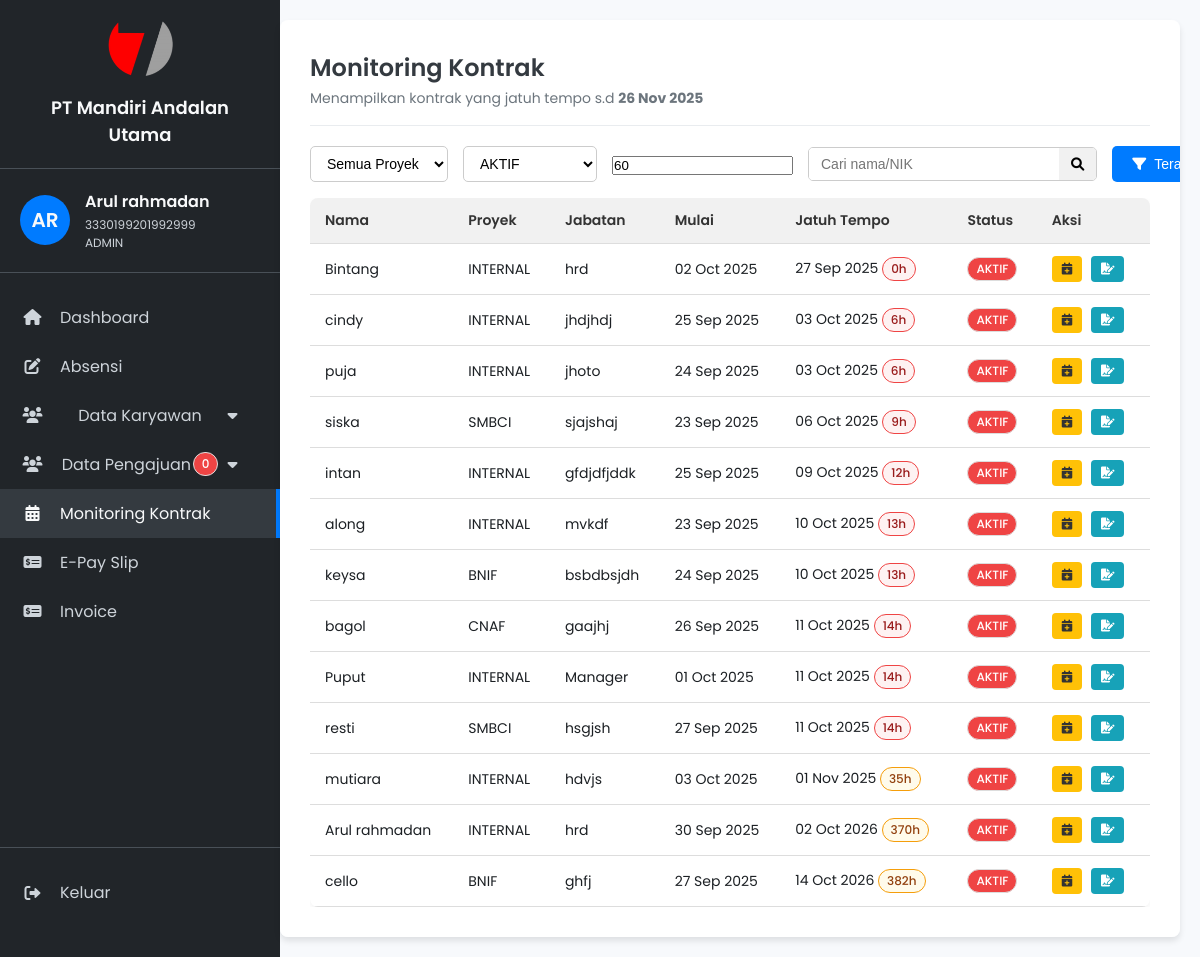
The page /admin/monitoring_kontrak/monitoring_kontrak.php (signed in) on the database its author committed.
### tables this page shows
CREATE TABLE `karyawan` (
  `id_karyawan` bigint(20) UNSIGNED NOT NULL,
  `nama_karyawan` varchar(255) DEFAULT NULL,
  `jabatan` varchar(100) DEFAULT NULL,
  `jenis_kelamin` varchar(50) DEFAULT NULL,
  `tempat_lahir` varchar(100) DEFAULT NULL,
  `tanggal_lahir` date DEFAULT NULL,
  `alamat` varchar(255) DEFAULT NULL,
  `alamat_tinggal` varchar(255) DEFAULT NULL,
  `rt_rw` varchar(10) DEFAULT NULL,
  `kelurahan` varchar(100) DEFAULT NULL,
  `kecamatan` varchar(100) DEFAULT NULL,
  `kota_kabupaten` varchar(100) DEFAULT NULL,
  `nik_ktp` varchar(20) DEFAULT NULL,
  `pendidikan_terakhir` varchar(100) DEFAULT NULL,
  `no_hp` varchar(20) DEFAULT NULL,
  `alamat_email` varchar(255) DEFAULT NULL,
  `no_kk` varchar(20) DEFAULT NULL,
  `nama_ayah` varchar(100) DEFAULT NULL,
  `nama_ibu` varchar(100) DEFAULT NULL,
  `nik_karyawan` varchar(50) DEFAULT NULL,
  `nip` varchar(50) DEFAULT NULL,
  `penempatan` varchar(100) DEFAULT NULL,
  `nama_user` varchar(100) DEFAULT NULL,
  `kota` varchar(100) DEFAULT NULL,
  `area` varchar(100) DEFAULT NULL,
  `nomor_kontrak` varchar(100) DEFAULT NULL,
  `tanggal_pembuatan_pks` date DEFAULT NULL,
  `nomor_surat_tugas` varchar(100) DEFAULT NULL,
  `masa_penugasan` varchar(100) DEFAULT NULL,
  `tgl_aktif_masuk` date DEFAULT NULL,
  `join_date` date DEFAULT NULL,
  `end_date` date DEFAULT NULL,
  `end_date_pks` date DEFAULT NULL,
  `end_of_contract` date DEFAULT NULL,
  `status_karyawan` varchar(50) DEFAULT NULL,
  `status` varchar(50) DEFAULT NULL,
  `tgl_resign` date DEFAULT NULL,
  `cabang` varchar(100) DEFAULT NULL,
  `job` varchar(100) DEFAULT NULL,
  `channel` varchar(100) DEFAULT NULL,
  `tgl_rmu` date DEFAULT NULL,
  `nomor_rekening` varchar(50) DEFAULT NULL,
  `nama_bank` varchar(50) DEFAULT NULL,
  `gapok` decimal(10,2) DEFAULT NULL,
  `umk_ump` decimal(10,2) DEFAULT NULL,
  `tanggal_pernyataan` date DEFAULT NULL,
  `npwp` varchar(50) DEFAULT NULL,
  `status_pajak` varchar(50) DEFAULT NULL,
  `recruitment_officer` varchar(100) DEFAULT NULL,
  `team_leader` varchar(100) DEFAULT NULL,
  `recruiter` varchar(100) DEFAULT NULL,
  `tl` varchar(100) DEFAULT NULL,
  `manager` varchar(100) DEFAULT NULL,
  `nama_sm` varchar(100) DEFAULT NULL,
  `nama_sh` varchar(100) DEFAULT NULL,
  `sales_code` varchar(50) DEFAULT NULL,
  `nomor_reff` varchar(50) DEFAULT NULL,
  `no_bpjamsostek` varchar(50) DEFAULT NULL,
  `no_bpjs_kes` varchar(50) DEFAULT NULL,
  `role` enum('HRD','KARYAWAN','ADMIN') DEFAULT NULL,
  `proyek` enum('ALLO','MOLADIN','NOBU','CIMB','CNAF','BNIF','SMBCI','INTERNAL') DEFAULT NULL,
  `surat_tugas` varchar(255) DEFAULT NULL
);

### admin/config.php (called while the page is built, shortened)
<?php
function e($string) {
    return htmlspecialchars($string, ENT_QUOTES, 'UTF-8');
}
?>

### admin/monitoring_kontrak/monitoring_kontrak.php (the view, shortened to what this page needs)
<?php
require '../config.php';
function dmy($v){ if(!$v) return '-'; $t=strtotime($v); return $t?date('d M Y',$t):$v; }
function safe_iso($v){
  $d = date_create($v);
  return $d ? $d->format('Y-m-d') : null;
}
$filter_status  = $_GET['status'] ?? 'AKTIF';
$due_in_days    = (int)($_GET['due_in_days'] ?? 60);
$search         = trim($_GET['s'] ?? '');
$today     = date('Y-m-d');
$due_limit = date('Y-m-d', strtotime("+$due_in_days days"));
$id_karyawan_admin = $_SESSION['id_karyawan'];
$nama_user_admin = $_SESSION['nama'];
$role_user_admin = $_SESSION['role'];
$stmt_admin_info = $conn->prepare("SELECT nik_ktp, jabatan FROM karyawan WHERE id_karyawan = ?");
$stmt_admin_info->bind_param("i", $id_karyawan_admin);
$stmt_admin_info->execute();
$result_admin_info = $stmt_admin_info->get_result();
$admin_info = $result_admin_info->fetch_assoc();
$sql_pending_requests = "SELECT COUNT(*) AS total_pending FROM pengajuan WHERE status_pengajuan = 'Menunggu'";
$result_pending_requests = $conn->query($sql_pending_requests);
$total_pending = $result_pending_requests->fetch_assoc()['total_pending']??0;
if ($admin_info) {
    $nik_user_admin = $admin_info['nik_ktp'];
} else {
    $nik_user_admin = 'Tidak Ditemukan';
    $jabatan_user_admin = 'Tidak Ditemukan';
}
$sql = "
SELECT
  id_karyawan, nama_karyawan, jabatan, proyek, status, status_karyawan,
  join_date, end_date, end_of_contract, penempatan, cabang, kota, area,
  /* due_date aman: convert -> nullif -> str_to_date */
  COALESCE(
    STR_TO_DATE(NULLIF(CONVERT(end_date          , CHAR), ''), '%Y-%m-%d'),
    STR_TO_DATE(NULLIF(CONVERT(end_of_contract, CHAR), ''), '%Y-%m-%d')
  ) AS due_date
FROM karyawan
WHERE 1=1
";
$params = []; $types = '';
if ($filter_status !== '') {
    $sql .= " AND UPPER(status)=UPPER(?)";
    $params[] = $filter_status; $types .= 's';
}
$sql .= "
  AND (
    (
      STR_TO_DATE(NULLIF(CONVERT(end_date          , CHAR), ''), '%Y-%m-%d') IS NOT NULL
      AND STR_TO_DATE(CONVERT(end_date          , CHAR), '%Y-%m-%d') <= ?
    )
    OR
    (
      STR_TO_DATE(NULLIF(CONVERT(end_of_contract, CHAR), ''), '%Y-%m-%d') IS NOT NULL
      AND STR_TO_DATE(CONVERT(end_of_contract, CHAR), '%Y-%m-%d') <= ?
    )
  )
";
$params[] = $due_limit;
$params[] = $due_limit;
$types   .= 'ss';
$sql .= " ORDER BY due_date ASC, nama_karyawan ASC";
$rows = [];
$stmt = $conn->prepare($sql);
if ($stmt) {
    if ($params) $stmt->bind_param($types, ...$params);
    $stmt->execute();
    $res = $stmt->get_result();
    $rows = $res->fetch_all(MYSQLI_ASSOC);
}
?>
<!DOCTYPE html>
<html lang="id">
<head>
<link rel="stylesheet" href="../style.css">
<link rel="stylesheet" href="https://cdnjs.cloudflare.com/ajax/libs/font-awesome/6.5.2/css/all.min.css">
<link rel="stylesheet" href="https://cdnjs.cloudflare.com/ajax/libs/font-awesome/6.0.0-beta3/css/all.min.css">
</head>
<body>
<div class="container">
  <aside class="sidebar">
    <div class="company-brand">
        <img src="../image/manu.png" class="company-logo">
        <p class="company-name">PT Mandiri Andalan Utama</p>
    </div>
    <div class="user-info">
        <div class="user-avatar"><?= e(strtoupper(substr($nama_user_admin, 0, 2))) ?></div>
        <div class="user-details">
            <p class="user-name"><?= e($nama_user_admin) ?></p>
            <p class="user-id"><?= e($nik_user_admin) ?></p>
            <p class="user-role"><?= e($role_user_admin) ?></p>
        </div>
    </div>
    <nav class="sidebar-nav">
        <ul>
            <li><a href="../dashboard_admin.php"><i class="fas fa-home"></i> Dashboard</a></li>
            <li><a href="../absensi/absensi.php"><i class="fas fa-edit"></i> Absensi </a></li>
            <li class="dropdown-trigger">
                <a href="#" class="dropdown-link"><i class="fas fa-users"></i> Data Karyawan <i class="fas fa-caret-down"></i></a>
            </li>
            <li class="dropdown-trigger">
                <a href="#" class="dropdown-link"><i class="fas fa-users"></i> Data Pengajuan<span class="badge"><?= $total_pending ?></span> <i class="fas fa-caret-down"></i></a>
            </li>
            <li class="active"><a href="../monitoring_kontrak/monitoring_kontrak.php"><i class="fas fa-calendar-alt"></i> Monitoring Kontrak</a></li>
             <li><a href="../payslip/e_payslip_admin.php"><i class="fas fa-money-check-alt"></i> E-Pay Slip</a></li>
              <li><a href="../invoice/invoice.php"><i class="fas fa-money-check-alt"></i> Invoice</a></li>
        </ul>
    </nav>
    <div class="logout-link">
        <a href="../../logout.php"><i class="fas fa-sign-out-alt"></i> Keluar</a>
    </div>
</aside>
  <main class="main-content">
  <div class="main-header">
    <h1>Monitoring Kontrak</h1>
    <span class="current-date">
      Menampilkan kontrak yang jatuh tempo s.d <b><?= e(dmy($due_limit)) ?></b>
    </span>
  </div>
  <div class="toolbar">
    <form class="search-form" method="get">
      <div class="search-filter-container">
        <div class="filter-box">
          <select name="proyek">
            <option value="">Semua Proyek</option>
          </select>
        </div>
        <div class="filter-box">
          <select name="status">
            <?php foreach(['AKTIF','TIDAK AKTIF',''] as $s):
              $label = $s ?: 'Semua Status';
              $sel = ($filter_status===$s)?'selected':''; ?>
              <option value="<?= e($s) ?>" <?= $sel ?>><?= e($label) ?></option>
            <?php endforeach; ?>
          </select>
        </div>
        <div class="filter-box">
          <input type="number" name="due_in_days" min="1"
                  value="<?= e($due_in_days) ?>" placeholder="Hari jatuh tempo">
        </div>
        <div class="search-box">
          <input type="text" name="s" placeholder="Cari nama/NIK" value="<?= e($search) ?>">
          <button type="submit"><i class="fas fa-search"></i></button>
        </div>
        <button class="add-button" type="submit">
          <i class="fas fa-filter"></i> Terapkan
        </button>
      </div>
    </form>
  </div>
  <div class="data-table-container">
    <table>
      <thead>
        <tr>
          <th>Nama</th>
          <th>Proyek</th>
          <th>Jabatan</th>
          <th>Mulai</th>
          <th>Jatuh Tempo</th>
          <th>Status</th>
          <th>Aksi</th>
        </tr>
      </thead>
      <tbody>
      <?php if(!$rows): ?>
        <tr><td colspan="7" style="text-align:center">Tidak ada data.</td></tr>
      <?php else: foreach($rows as $r):
          $due = safe_iso($r['due_date']);
          $daysLeft = $due ? (int)floor((strtotime($due)-strtotime($today))/86400) : null;
          $badgeClass = ($daysLeft!==null && $daysLeft<=14) ? 'badge due' : 'badge warn';
      ?>
        <tr>
          <td><?= e($r['nama_karyawan']) ?></td>
          <td><?= e($r['proyek']) ?></td>
          <td><?= e($r['jabatan']) ?></td>
          <td><?= e(dmy($r['join_date'])) ?></td>
          <td>
            <?= e(dmy($due)) ?>
            <?php if($daysLeft!==null): ?>
              <span class="<?= $badgeClass ?>" title="Sisa hari"><?= e($daysLeft) ?>h</span>
            <?php endif; ?>
          </td>
          <td><span class="badge"><?= e($r['status']) ?></span></td>
          <td>
            <button class="action-btn edit-btn"
              onclick="openPerpanjang(<?= (int)$r['id_karyawan'] ?>,'<?= e($r['nama_karyawan']) ?>','<?= e($r['proyek']) ?>')">
              <i class="fas fa-calendar-plus"></i>
            </button>
            <button class="action-btn view-btn"
              onclick="openSurat(<?= (int)$r['id_karyawan'] ?>,'<?= e($r['nama_karyawan']) ?>','<?= e($r['proyek']) ?>','<?= e($r['jabatan']) ?>')">
              <i class="fas fa-file-signature"></i>
            </button>
          </td>
        </tr>
      <?php endforeach; endif; ?>
      </tbody>
    </table>
  </div>
</main>
</div>
</body>
</html>

### admin/style.css (style rules this page uses)
:root { --primary-color: #007bff; --dark-bg: #212529; --darker-bg: #1c2024; --text-color: #f8f9fa; --light-text-color: #ced4da; --active-bg: #343a40; --border-color: #495057; }
* { margin: 0; padding: 0; box-sizing: border-box; }
body { font-family: 'Poppins', sans-serif; background-color: #f4f7f6; color: var(--darker-bg); }
.container { display: flex; height: 100vh; }
.sidebar { width: 280px; background-color: var(--dark-bg); color: var(--text-color); display: flex; flex-direction: column; padding: 20px 0; }
.company-brand { padding: 0 20px 20px; text-align: center; border-bottom: 1px solid var(--border-color); margin-bottom: 20px; }
.company-logo { max-width: 70px; height: auto; margin-bottom: 10px; }
.company-name { font-size: 18px; font-weight: 600; color: var(--text-color); margin: 0; }
.user-info { display: flex; align-items: center; padding: 0 20px 20px; border-bottom: 1px solid var(--border-color); margin-bottom: 20px; }
.user-avatar { width: 50px; height: 50px; background-color: var(--primary-color); border-radius: 50%; display: flex; justify-content: center; align-items: center; font-size: 20px; font-weight: 600; margin-right: 15px; }
.user-details .user-name { font-size: 16px; font-weight: 600; margin-bottom: 2px; }
.user-details .user-id, .user-details .user-role { font-size: 12px; color: var(--light-text-color); margin: 0; }
.sidebar-nav ul { list-style: none; }
.sidebar-nav li a { display: flex; align-items: center; padding: 12px 20px; color: var(--light-text-color); text-decoration: none; transition: background-color 0.2s, color 0.2s; }
.sidebar-nav li a:hover, .sidebar-nav li.active a { background-color: var(--active-bg); color: var(--text-color); }
.sidebar-nav li.active a { border-right: 4px solid var(--primary-color); }
.sidebar-nav li a i { width: 25px; text-align: center; margin-right: 15px; }
.logout-link { margin-top: auto; padding: 20px 0; border-top: 1px solid var(--border-color); }
.logout-link a { display: flex; align-items: center; padding: 12px 20px; color: var(--light-text-color); text-decoration: none; transition: background-color 0.2s, color 0.2s; }
.logout-link a i { width: 25px; text-align: center; margin-right: 15px; }
.main-content { flex-grow: 1; padding: 30px; background-color: #fff; border-radius: 8px; box-shadow: 0 4px 6px rgba(0, 0, 0, 0.1); margin: 20px; overflow: auto; }
.main-header { margin-bottom: 20px; padding-bottom: 15px; border-bottom: 1px solid #e9ecef; }
.main-header h1 { font-size: 24px; font-weight: 600; color: #343a40; }
.main-header .current-date { font-size: 14px; color: #6c757d; }
.add-button { background-color: var(--primary-color); color: white; padding: 10px 20px; border: none; border-radius: 5px; cursor: pointer; font-size: 14px; display: inline-flex; align-items: center; transition: background-color 0.2s; }
.add-button i { margin-right: 8px; }
.data-table-container { overflow-x: auto; }
table { width: 100%; border-collapse: collapse; background-color: #fff; border-radius: 8px; overflow: hidden; box-shadow: 0 2px 5px rgba(0, 0, 0, 0.05); }
thead { background-color: #f1f1f1; }
th, td { padding: 12px 15px; text-align: left; border-bottom: 1px solid #ddd; font-size: 14px; }
th { font-weight: 600; color: #333; }
.action-btn { padding: 6px 10px; border-radius: 4px; border: none; cursor: pointer; font-size: 12px; margin-right: 5px; position: relative; z-index: 10; outline: none; transition: background-color 0.2s; }
.view-btn { background-color: #17a2b8; color: white; }
.edit-btn { background-color: #ffc107; color: #333; }
.toolbar { display: flex; justify-content: space-between; align-items: center; margin-bottom: 20px; }
.search-filter-container { display: flex; gap: 15px; align-items: center; }
.search-form { display: flex; align-items: center; gap: 15px; }
.search-box { display: flex; border: 1px solid #ccc; border-radius: 5px; overflow: hidden; }
.search-box input { border: none; padding: 8px 12px; font-size: 14px; width: 250px; }
.search-box button { background-color: #f1f1f1; border: none; padding: 8px 12px; cursor: pointer; transition: background-color 0.2s; }
.filter-box select { padding: 8px 12px; border: 1px solid #ccc; border-radius: 5px; font-size: 14px; background-color: white; }

### rows shown on the page
karyawan: nik_ktp "3330199201992999", nama_karyawan "Arul rahmadan", proyek "INTERNAL", jabatan "hrd", join_date "30 Sep 2025", due "02 Oct 2026", daysLeft "370", status "AKTIF"
karyawan: nama_karyawan "Bintang", proyek "INTERNAL", jabatan "hrd", join_date "02 Oct 2025", due "27 Sep 2025", daysLeft "0", status "AKTIF"
karyawan: nama_karyawan "cindy", proyek "INTERNAL", jabatan "jhdjhdj", join_date "25 Sep 2025", due "03 Oct 2025", daysLeft "6", status "AKTIF"
karyawan: nama_karyawan "puja", proyek "INTERNAL", jabatan "jhoto", join_date "24 Sep 2025", due "03 Oct 2025", daysLeft "6", status "AKTIF"
karyawan: nama_karyawan "siska", proyek "SMBCI", jabatan "sjajshaj", join_date "23 Sep 2025", due "06 Oct 2025", daysLeft "9", status "AKTIF"
karyawan: nama_karyawan "intan", proyek "INTERNAL", jabatan "gfdjdfjddk", join_date "25 Sep 2025", due "09 Oct 2025", daysLeft "12", status "AKTIF"
karyawan: nama_karyawan "along", proyek "INTERNAL", jabatan "mvkdf", join_date "23 Sep 2025", due "10 Oct 2025", daysLeft "13", status "AKTIF"
karyawan: nama_karyawan "keysa", proyek "BNIF", jabatan "bsbdbsjdh", join_date "24 Sep 2025", due "10 Oct 2025", daysLeft "13", status "AKTIF"
karyawan: nama_karyawan "bagol", proyek "CNAF", jabatan "gaajhj", join_date "26 Sep 2025", due "11 Oct 2025", daysLeft "14", status "AKTIF"
karyawan: nama_karyawan "Puput", proyek "INTERNAL", jabatan "Manager", join_date "01 Oct 2025", due "11 Oct 2025", daysLeft "14", status "AKTIF"
karyawan: nama_karyawan "resti", proyek "SMBCI", jabatan "hsgjsh", join_date "27 Sep 2025", due "11 Oct 2025", daysLeft "14", status "AKTIF"
karyawan: nama_karyawan "mutiara", proyek "INTERNAL", jabatan "hdvjs", join_date "03 Oct 2025", due "01 Nov 2025", daysLeft "35", status "AKTIF"
karyawan: nama_karyawan "cello", proyek "BNIF", jabatan "ghfj", join_date "27 Sep 2025", due "14 Oct 2026", daysLeft "382", status "AKTIF"

### other values the page prints
substr($nama_user_admin, 0, 2) "AR"
$nama_user_admin "Arul rahmadan"
$role_user_admin "ADMIN"
$total_pending "0"
dmy($due_limit) "26 Nov 2025"
form field status "AKTIF"
